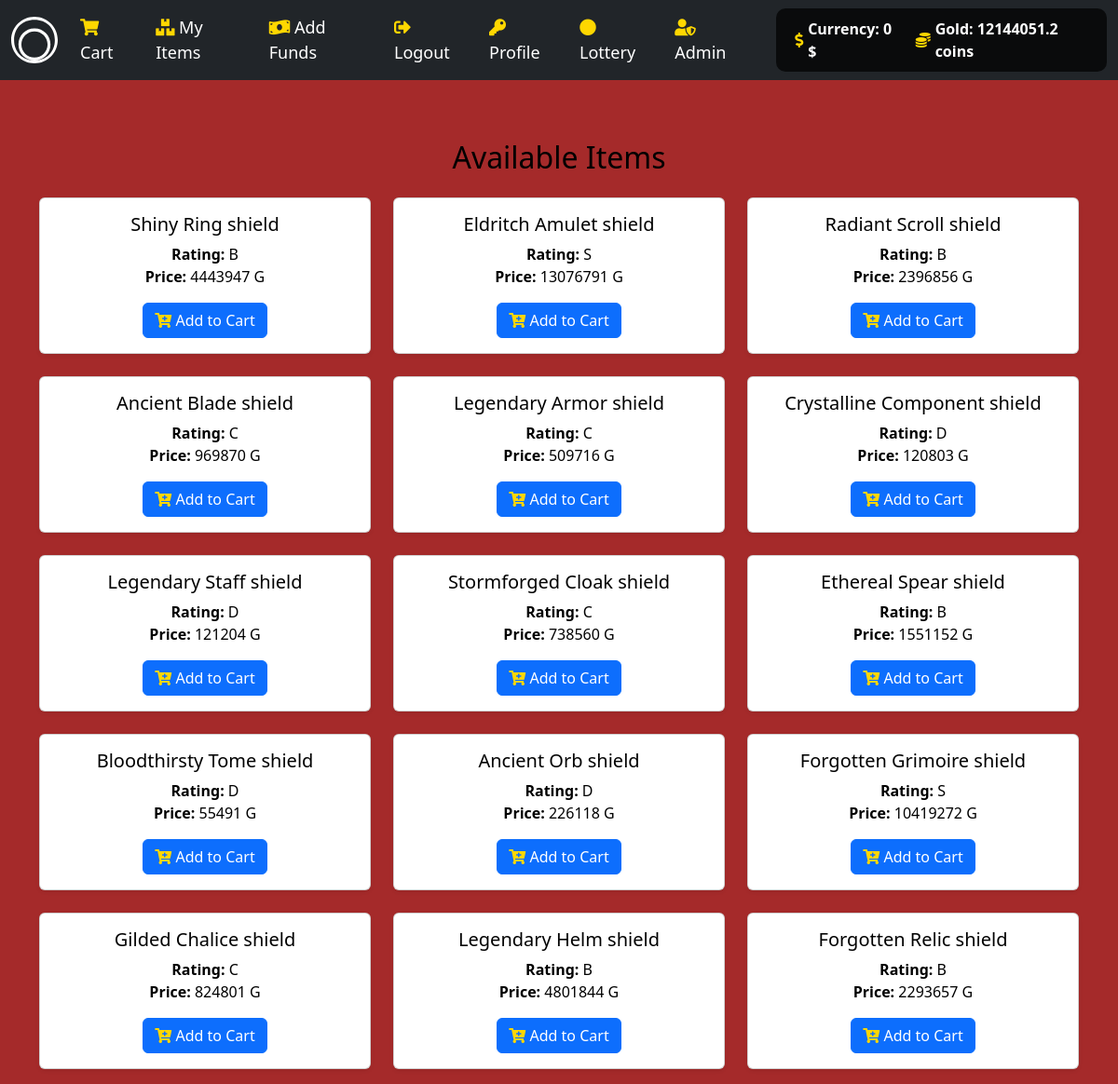
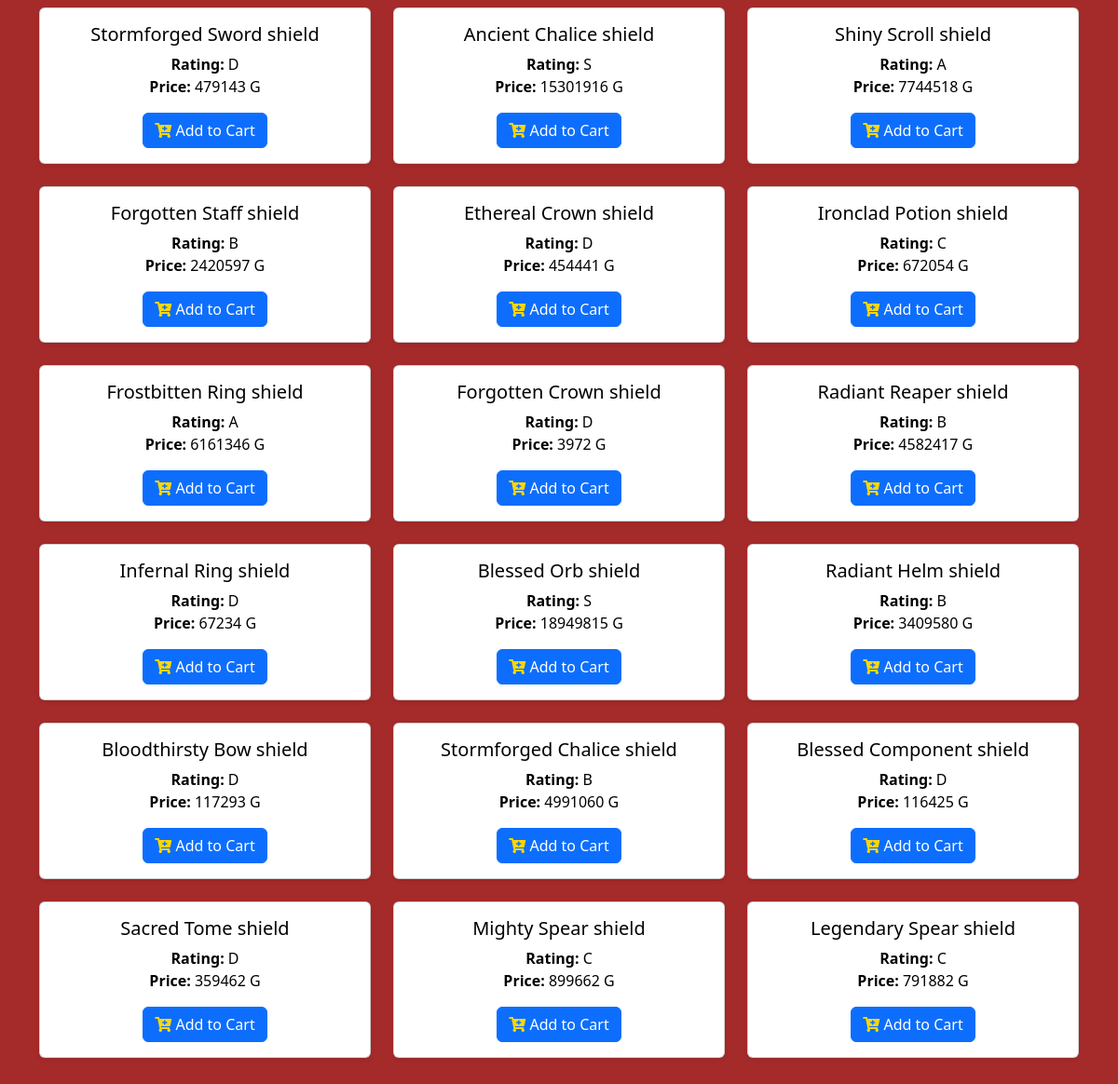
Page /item/shield (signed in) on the committed database (2 pictures, top to bottom).
### tables this page shows
CREATE TABLE user_store(ID int PRIMARY KEY,Funds int,Gold int);

CREATE TABLE object(Object_ID int PRIMARY KEY,
Object_Name varchar(100),
Object_type varchar(20),
listing varchar(2),
rating varchar(1),
price int,
image_src varchar(1000));

### main.py (the view)
@app.get("/item/{category}", response_class=HTMLResponse)
async def get_category_items(request: Request, category: str):
    if category not in categories:
        return HTMLResponse(content="Category not found", status_code=404)
    user = request.session.get("user")
    items = listed_object_data_generator(category)
    L = balance_checker(user)
    L = list(L[0])
    if category == "gold":
        return RedirectResponse("/gold")
    context = {
        "request": request,
        "items": items,
        "user": user,
        "cash": L[0],
        "cashG": L[1]
    }
    return templates.TemplateResponse(f"{category}.html", context)

### templates/shield.html
{% extends "sword.html" %}

### templates/sword.html (shortened to what this page needs)
{% extends "layout.html" %}
{% block main %}
<div class="container mt-3">
    <h2 class="mb-4 text-center">Available Items</h2>
    <div id="item-container" class="row">
        {% for i in items %}
        <div class="col-md-4 mb-4">
            <div class="card shadow-sm h-100">
                <div class="card-body">
                    <h5 class="card-title">{{ i[1] }}</h5>
                    <p class="card-text">
                        <strong>Rating:</strong> {{ i[4] }}<br>
                        <strong>Price:</strong> {{ i[5] }} G
                    </p>
                    <button onclick="addToCart( '{{ i[0] }}'  , '{{ i[2] }}')" class="btn btn-primary btn-block">
                        <i class="fas fa-cart-plus"></i> Add to Cart
                    </button>
                </div>
            </div>
        </div>
        {% endfor %}
    </div>
</div>
{% endblock %}

### templates/layout.html (shortened to what this page needs)
<!DOCTYPE html>
<html lang="en">
<head>
    <link href="https://cdn.jsdelivr.net/npm/bootstrap@5.2.3/dist/css/bootstrap.min.css" rel="stylesheet">
    <link href="https://cdnjs.cloudflare.com/ajax/libs/font-awesome/5.15.1/css/all.min.css" rel="stylesheet">
    <link href="/static/CSSS.css" rel="stylesheet">
</head>
<body>
    <nav class="navbar navbar-expand-lg navbar-dark bg-dark">
        <div class="container-fluid">
            <a class="navbar-brand" href="/">
            </a>
            <div class="collapse navbar-collapse" id="mynavbar">
                {% if user %}
                <ul class="navbar-nav me-auto">
                    <li class="nav-item"><a class="nav-link" href="/cart"><i class="fas fa-shopping-cart"></i> Cart</a></li>
                    <li class="nav-item"><a class="nav-link" href="/objs"><i class="fas fa-boxes"></i> My Items</a></li>
                    <li class="nav-item"><a class="nav-link" href="/buy"><i class="fas fa-money-bill-wave"></i> Add Funds</a></li>
                    <li class="nav-item"><a class="nav-link" href="/logout"><i class="fas fa-sign-out-alt"></i> Logout</a></li>
                    <li class="nav-item"><a class="nav-link" href="/profile"><i class="fas fa-key"></i> Profile </a></li>
                    <li class="nav-item"><a class="nav-link" href="/lottery-wheel"><i class="fas fa-circle"></i> Lottery</a></li>
                    {% if user == 1 %}
                    <li class="nav-item"><a class="nav-link" href="/admin"><i class="fas fa-user-shield"></i> Admin</a></li>
                    {% endif %}
                </ul>
                <div class="balance-widget">
                    <div class="value">
                        <i class="fas fa-dollar-sign"></i> Currency: {{ cash }} $
                    </div>
                    <div class="value">
                        <i class="fas fa-coins"></i> Gold: {{ cashG }} coins
                    </div>
                </div>
                {% else %}
                <ul class="navbar-nav me-auto">
                    <li class="nav-item"><a class="nav-link" href="/register"><i class="fas fa-user-plus"></i> Register</a></li>
                    <li class="nav-item"><a class="nav-link" href="/login"><i class="fas fa-sign-in-alt"></i> Login</a></li>
                </ul>
                {% endif %}
            </div>
        </div>
    </nav>
    <main class="container-fluid py-5 text-center main-content">
        {% block main %}{% endblock %}
    </main>
</body>
</html>

### templates/layout.html (style rules this page uses)
body { background-color: brown; background-size: cover; background-position: center; background-repeat: repeat; height: 100vh; color: white; }
.navbar-brand img, .navbar-brand svg { height: 50px; }
.balance-widget { background-color: rgba(0, 0, 0, 0.7); border-radius: 10px; padding: 10px; margin-left: 15px; display: flex; align-items: center; justify-content: center; color: white; }
.balance-widget .value { margin: 0 10px; font-weight: bold; display: flex; align-items: center; }
.balance-widget i { margin-right: 5px; }
.navbar-nav .nav-link { color: white; font-size: 18px; margin-right: 10px; }
.main-content { padding: 20px; border-radius: 10px; color: black; }
.fas, .far { color: #ffd700; }

### rows in the picture
user_store: Gold "12144051.2"
object: Object_Name "Shiny Ring shield", rating "B", price "4443947"
object: Object_Name "Eldritch Amulet shield", rating "S", price "13076791"
object: Object_Name "Radiant Scroll shield", rating "B", price "2396856"
object: Object_Name "Ancient Blade shield", rating "C", price "969870"
object: Object_Name "Legendary Armor shield", rating "C", price "509716"
object: Object_Name "Crystalline Component shield", rating "D", price "120803"
object: Object_Name "Legendary Staff shield", rating "D", price "121204"
object: Object_Name "Stormforged Cloak shield", rating "C", price "738560"
object: Object_Name "Ethereal Spear shield", rating "B", price "1551152"
object: Object_Name "Bloodthirsty Tome shield", rating "D", price "55491"
object: Object_Name "Ancient Orb shield", rating "D", price "226118"
object: Object_Name "Forgotten Grimoire shield", rating "S", price "10419272"
object: Object_Name "Gilded Chalice shield", rating "C", price "824801"
object: Object_Name "Legendary Helm shield", rating "B", price "4801844"
object: Object_Name "Forgotten Relic shield", rating "B", price "2293657"
object: Object_Name "Stormforged Sword shield", rating "D", price "479143"
object: Object_Name "Ancient Chalice shield", rating "S", price "15301916"
object: Object_Name "Shiny Scroll shield", rating "A", price "7744518"
object: Object_Name "Forgotten Staff shield", rating "B", price "2420597"
object: Object_Name "Ethereal Crown shield", rating "D", price "454441"
object: Object_Name "Ironclad Potion shield", rating "C", price "672054"
object: Object_Name "Frostbitten Ring shield", rating "A", price "6161346"
object: Object_Name "Forgotten Crown shield", rating "D", price "3972"
object: Object_Name "Radiant Reaper shield", rating "B", price "4582417"
object: Object_Name "Infernal Ring shield", rating "D", price "67234"
object: Object_Name "Blessed Orb shield", rating "S", price "18949815"
object: Object_Name "Radiant Helm shield", rating "B", price "3409580"
object: Object_Name "Bloodthirsty Bow shield", rating "D", price "117293"
object: Object_Name "Stormforged Chalice shield", rating "B", price "4991060"
object: Object_Name "Blessed Component shield", rating "D", price "116425"
object: Object_Name "Sacred Tome shield", rating "D", price "359462"
object: Object_Name "Mighty Spear shield", rating "C", price "899662"
object: Object_Name "Legendary Spear shield", rating "C", price "791882"

### other values in the picture
{{ cash }} "0"
